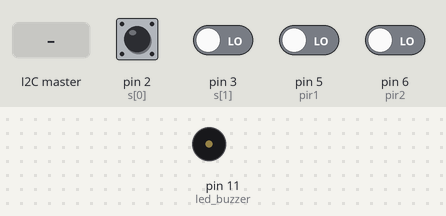
This sketch was run on a simulated Arduino Uno, built with avr-gcc and run on an emulated ATmega328P. Parts: buzzer (waves = sounding). The test bench sets the inputs (shaded band); at power-on: pin 2 (s[0]) HIGH, pin 3 (s[1]), pin 5 (pir1), pin 6 (pir2) LOW.

Above: at 1.2 s.
1.3 s: pin 5 (pir1) driven HIGH
At 1.9 s:
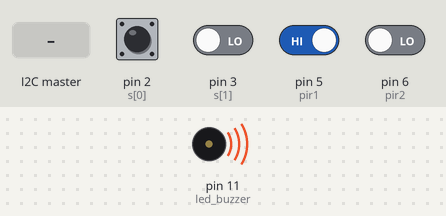
3.0 s: the I2C master sends the byte 0
At 4.6 s:
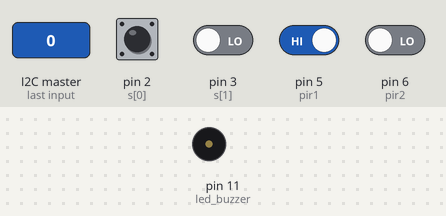
5.0 s: the I2C master sends the byte 1
At 5.8 s:
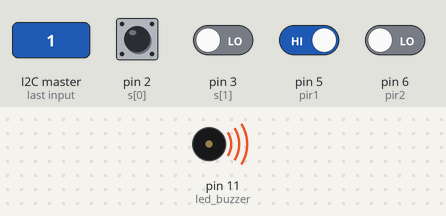
Timing chart, 0 to 8.0 s (numbered marks = the images above; inputs shaded):
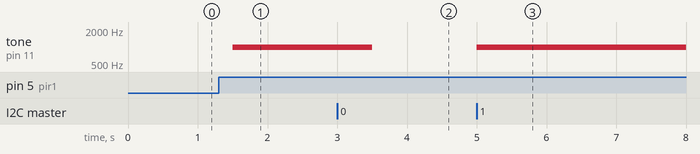

The sketch:

Slave.ino
```cpp
// Code written by Mahomed Mouneer
// Date: May 2020
// Arduino Security system
// Code for slave arduino
// Communication: I2C
// Refer the read me for more information

#include <Wire.h>
const int led_buzzer = 11;
const int pir1 = 5;
const int pir2 = 6;
const int s[3] = {2, 3, 4};
int init_s[3];
int alarm = 1;  // stays 1 in case powercut
int message;
void setup() {
    Serial.begin(9600);
    Wire.begin(1);

    Wire.onReceive(i2c_signal);
    Wire.onRequest(sendmessage);
    int message;
    pinMode(led_buzzer, OUTPUT);
    pinMode(s[0], INPUT);
    pinMode(s[1], INPUT);
    pinMode(s[2], INPUT);
    pinMode(pir1, INPUT);
    pinMode(pir2, INPUT);
}
void loop() {
    while (alarm == 0) {
        message = 0;
        for (int i = 0; i < 3; i++) {
            init_s[i] = s[i];
        }
        delay(10);
    }
    message = 0;
    // Serial.println(alarm);
    while (alarm == 1) {
        if (digitalRead(pir1) == HIGH || digitalRead(pir2) == HIGH) {
            message = 4;
            for (int i = 0; i < 10; i++) {  // 10seconds
                tone(led_buzzer, 1000);     // Send 1KHz sound signal
                delay(1000);
                if (alarm == 0) {
                    noTone(led_buzzer);
                    break;
                }
            }
        } else if (digitalRead(s[0]) == 0) {
            message = 1;
            delay(500);
        } else if (digitalRead(s[1]) == 0) {
            message = 2;
            delay(500);
        } else if (digitalRead(s[2]) == 0) {
            message = 3;  // sends 3
            delay(500);
        } else if (init_s[0] != s[0] || init_s[1] != s[1] ||
                   init_s[2] != s[2]) {
            message = 4;
            for (int i = 0; i < 10; i++) {  // seconds
                tone(led_buzzer, 1000);     // Send 1KHz sound signal
                delay(1000);
                if (alarm == 0) {
                    noTone(led_buzzer);
                    break;
                }
            }
        } else {
            noTone(led_buzzer);
            // digitalWrite(13,LOW);
        }
    }
}
void i2c_signal(int numberofbytes) {
    // while(Wire.available()){
    // Serial.println(numberofbytes);
    alarm = Wire.read();
    //}
}
void sendmessage() {
    Wire.write(message);  // sends x
}
```

Measured:
- after the input at 1.3 s, tone on pin 11 (led_buzzer): silent → 1000 Hz after 0.20 s
- after the input at 3.0 s, tone on pin 11 (led_buzzer): 1000 Hz → silent after 0.50 s
- after the input at 5.0 s, tone on pin 11 (led_buzzer): silent → 1000 Hz at once
